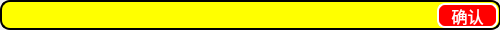
<?xml version="1.0" encoding="UTF-8"?>
<ui version="4.0">
 <class>CtrlAlarmBarH</class>
 <widget class="QWidget" name="CtrlAlarmBarH">
  <property name="geometry">
   <rect>
    <x>0</x>
    <y>0</y>
    <width>500</width>
    <height>30</height>
   </rect>
  </property>
  <property name="windowTitle">
   <string>Form</string>
  </property>
  <property name="styleSheet">
   <string notr="true"/>
  </property>
  <widget class="QLabel" name="Showlbl">
   <property name="geometry">
    <rect>
     <x>0</x>
     <y>0</y>
     <width>501</width>
     <height>30</height>
    </rect>
   </property>
   <property name="styleSheet">
    <string notr="true">	background-color:yellow;
	border: 2px solid black ;
	border-radius:10px;
	font: 15px;</string>
   </property>
   <property name="text">
    <string/>
   </property>
  </widget>
  <widget class="QPushButton" name="confirmbtn">
   <property name="geometry">
    <rect>
     <x>437</x>
     <y>3</y>
     <width>61</width>
     <height>25</height>
    </rect>
   </property>
   <property name="focusPolicy">
    <enum>Qt::NoFocus</enum>
   </property>
   <property name="styleSheet">
    <string notr="true">font: 75 16px ;
color: rgb(255, 255, 255);
background-color: red;
border:2px solid white;
border-radius:8px;</string>
   </property>
   <property name="text">
    <string>确认</string>
   </property>
  </widget>
 </widget>
 <resources/>
 <connections/>
</ui>
